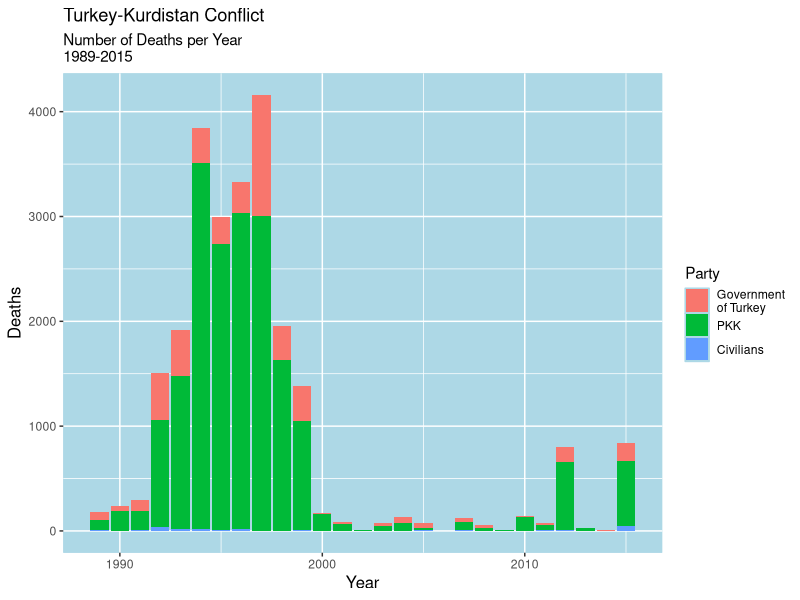
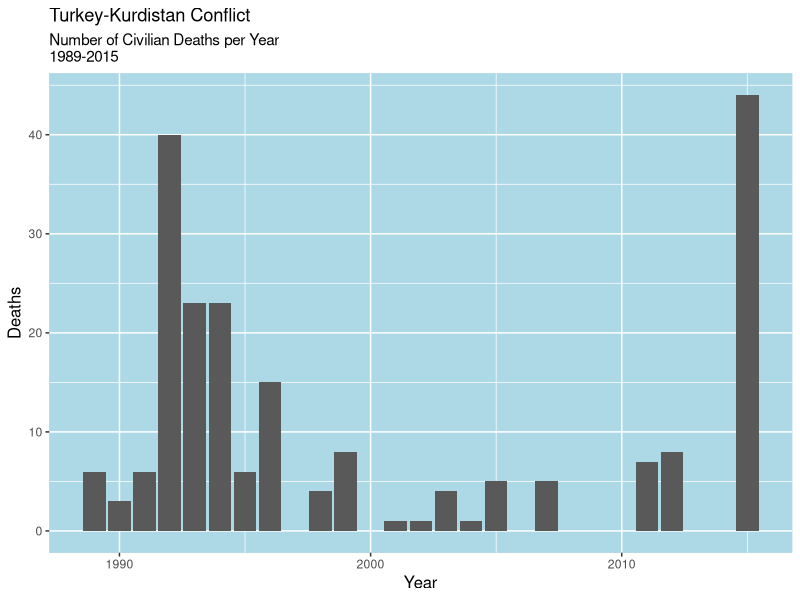

These figures' R source, in order:
#Set wd
setwd("C:/Users/Stanislaw Lem/Documents/Academic/University/UCU/Semester 7/ACCMET2J/individual_assignment/")


#libraires
library(tidyverse)
library(ggplot2)
library(ggthemes)
library(dplyr)
library(reshape2)
library(xtable)
options(xtable.floating = FALSE)
options(xtable.timestamp = "")

#import data
data_raw <- read.csv('kurd_kurdistan.csv', stringsAsFactors = FALSE)

#Process data
data_proc <- data_raw %>%
  melt(id.var='year') %>% #change df to long form. Look through data_proc$variable to understand what this does
  filter(variable == 'deaths_b'| variable == 'deaths_a'|variable == 'deaths_civilians') %>% #filter for death_ cols
  mutate(value_num = as.numeric(value) ) %>% #new col with val numeric instead of char
  group_by(year,variable) %>% #aggregate by year and variable
  summarise(total_deaths = sum(value_num)) #sumerise so that each year,variable pair has sum of deaths

#Plot processed data as bar graph
ggplot(data_proc, aes(x = year, y = total_deaths, fill=variable)) + #assigning fill to var lets us stack
  geom_bar(stat = "identity")+
  labs(title="Turkey-Kurdistan Conflict", 
       subtitle="Number of Deaths per Year \n1989-2015")+
  ylab("Deaths")+
  xlab("Year")+
  scale_fill_discrete(name="Party",
                     labels=c("Government\nof Turkey", "PKK", "Civilians"))+ #changes legend labels
  theme(panel.background = element_rect(fill = "lightblue",
                                        colour = "lightblue",
                                        size = 0.5, linetype = "solid"),
                                        axis.title.y = element_text(size = 12),
                                        axis.title.x = element_text(size = 12))


#plot for civilian deaths only
ggplot(data_proc %>% filter(variable == 'deaths_civilians'), #use pipe to filter
       aes(x = year,
           y = total_deaths)) + #assigning fill to var lets us stack
  geom_bar(stat = "identity")+
  labs(title="Turkey-Kurdistan Conflict", 
       subtitle="Number of Civilian Deaths per Year \n1989-2015")+
  ylab("Deaths")+
  xlab("Year")+
  theme(panel.background = element_rect(fill = "lightblue",
                                        colour = "lightblue",
                                        size = 0.5, linetype = "solid"),
                                        axis.title.y = element_text(size = 12),
                                        axis.title.x = element_text(size = 12))

#Creating table for latex
data(data_proc)
xtable(data_proc[1:10, ])




  




  
  
  
  